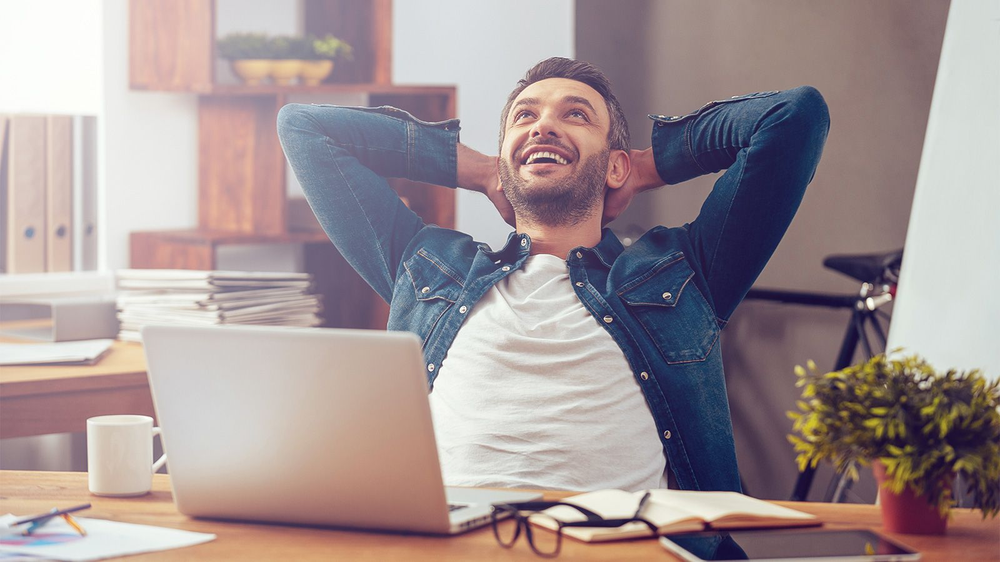
#> input picture people.png, 1000 x 562 px, shrunk from 1600 x 900 before the run
$ python Detection.py
#> lines starting #> are read from the running program, lines starting #| are printed output that depends on the picture
import cv2
from matplotlib import pyplot as plt

# Load image
img = cv2.imread("people.png")
#> img is the input picture: shape (562, 1000, 3); mean B, G, R 149.6, 148, 162.3

# Check if image loaded
if img is None:
    print("Error: Image not found.")
    exit()

# Convert colors
img_gray = cv2.cvtColor(img, cv2.COLOR_BGR2GRAY)
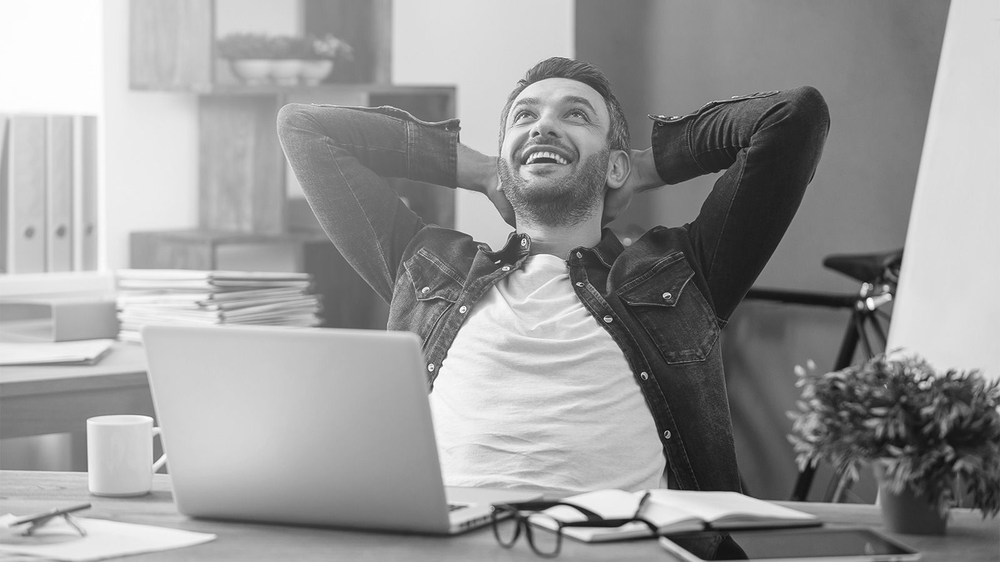
#> img_gray: shape (562, 1000); min 8, max 255, mean 152.5
img_rgb = cv2.cvtColor(img, cv2.COLOR_BGR2RGB)

# Load Haar cascade from OpenCV data folder
face_data = cv2.CascadeClassifier(cv2.data.haarcascades + "haarcascade_frontalface_alt2.xml")

# Detect faces
faces = face_data.detectMultiScale(img_gray, scaleFactor=1.1, minNeighbors=5)
#> faces = [[496, 72, 107, 107]]

print(faces)
#| [[496  72 107 107]]

# Draw circles around faces
for (x, y, width, height) in faces:
    center = (x + width // 2, y + height // 2)
    radius = width // 2
    cv2.circle(img_rgb, center, radius, (0, 255, 0), 5)
#> this loop made 1 pass
#> (x, y, width, height, center, radius) on pass 1: (496, 72, 107, 107, (549, 125), 53)
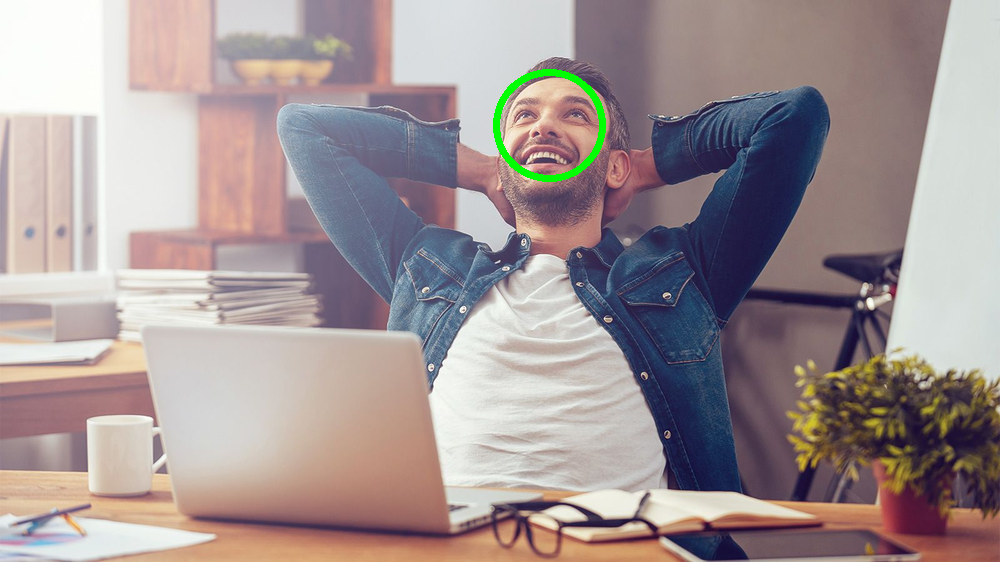
#> img_rgb: shape (562, 1000, 3); mean R, G, B 161.5, 148.4, 149

# Show image
plt.imshow(img_rgb)
plt.axis("off")
plt.show()
